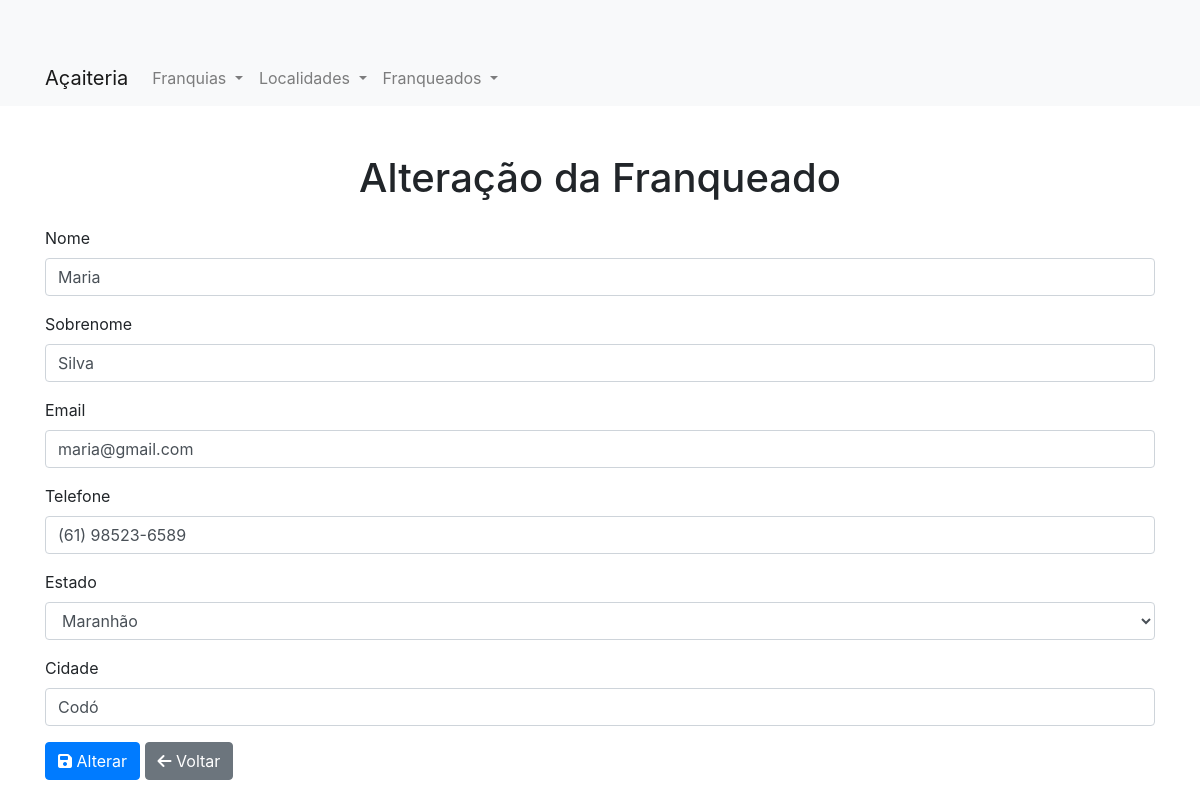
Page /alteraFranqueado.php?id=2 on the committed database.
### tables this page shows
CREATE TABLE `franqueado` (
  `idFranqueado` int(11) NOT NULL,
  `nome` varchar(45) DEFAULT NULL,
  `sobrenome` varchar(45) DEFAULT NULL,
  `email` varchar(45) DEFAULT NULL,
  `fone` varchar(45) DEFAULT NULL,
  `estado` varchar(45) DEFAULT NULL,
  `cidade` varchar(45) DEFAULT NULL
);

### Conexao.php (called while the page is built, shortened)
<?php
class Conexao {
    private static $instance;
    public static function getInstance() {
        if (!isset(self::$instance)) {
            try {
                self::$instance = new PDO('mysql:host=localhost;dbname=amordeacai', 'root', '');
                self::$instance->setAttribute(PDO::ATTR_ERRMODE, PDO::ERRMODE_EXCEPTION);
                self::$instance->setAttribute(PDO::ATTR_DEFAULT_FETCH_MODE, PDO::FETCH_OBJ);
            } catch (PDOException $e) {
                die('Erro na conexão: ' . $e->getMessage());
            }
        }
        return self::$instance;
    }
}

### FranqueadoCRUD.php (called while the page is built, shortened)
<?php
include_once "Conexao.php";
class FranqueadoCRUD {
    public function read($idFranqueado) {
        $sql = 'SELECT * FROM franqueado WHERE idFranqueado = :idFranqueado';
        $stmt = Conexao::getInstance()->prepare($sql);
        $stmt->bindValue(':idFranqueado', $idFranqueado, PDO::PARAM_INT);
        $stmt->execute();
        $franqueado = $stmt->fetch(PDO::FETCH_ASSOC);
        if ($franqueado) {
            $objFranqueado = new Franqueado();
            $objFranqueado->setIdFranqueado($franqueado['idFranqueado']);
            $objFranqueado->setNome($franqueado['nome']);
            $objFranqueado->setSobrenome($franqueado['sobrenome']);
            $objFranqueado->setEmail($franqueado['email']);
            $objFranqueado->setFone($franqueado['fone']);
            $objFranqueado->setEstado($franqueado['estado']);
            $objFranqueado->setCidade($franqueado['cidade']);
            return $objFranqueado;
        } else {
            return false;
        }
    }
}
?>

### FranqueadoClasse.php (called while the page is built, shortened)
<?php
class Franqueado {
    private $nome;
    private $sobrenome;
    private $email;
    private $fone;
    private $estado;
    private $cidade;
    public function __construct($idFranqueado = null, $nome = null, $sobrenome = null, $email = null, $fone = null, $estado = null, $cidade = null) {
        $this->nome = $nome;
        $this->sobrenome = $sobrenome;
        $this->email = $email;
        $this->fone = $fone;
        $this->estado = $estado;
        $this->cidade = $cidade;
    }
    public function getNome() {
        return $this->nome;
    }
    public function setNome($nome) {
        $this->nome = $nome;
    }
    public function getSobrenome() {
        return $this->sobrenome;
    }
    public function setSobrenome($sobrenome) {
        $this->sobrenome = $sobrenome;
    }
    public function getEmail() {
        return $this->email;
    }
    public function setEmail($email) {
        $this->email = $email;
    }
    public function getFone() {
        return $this->fone;
    }
    public function setFone($fone) {
        $this->fone = $fone;
    }
    public function getEstado() {
        return $this->estado;
    }
    public function setEstado($estado) {
        $this->estado = $estado;
    }
    public function getCidade() {
        return $this->cidade;
    }
    public function setCidade($cidade) {
        $this->cidade = $cidade;
    }
}
?>

### alteraFranqueado.php (the view, shortened to what this page needs)
<?php
include_once "../server/Conexao.php";
include_once "../server/FranqueadoClasse.php";
include_once "../server/FranqueadoCRUD.php";
if (isset($_GET['id'])) {
    $franqueadoCRUD = new FranqueadoCRUD();
    $idFranqueado = $_GET['id'];
    $franqueado = $franqueadoCRUD->read($idFranqueado);
    if ($franqueado) {
        $nome = $franqueado->getNome();
        $sobrenome = $franqueado->getSobrenome();
        $email = $franqueado->getEmail();
        $fone = $franqueado->getFone();
        $estado = $franqueado->getEstado();
        $cidade = $franqueado->getCidade();
    } else {
        header("Location: listaFranqueado.php");
        exit();
    }
} else {
    header("Location: listaFranqueado.php");
    exit();
}
?>
<!DOCTYPE html>
<html lang="pt-BR">
<head>
    <link rel="stylesheet" href="https://stackpath.bootstrapcdn.com/bootstrap/4.5.2/css/bootstrap.min.css">
    <link rel="stylesheet" href="https://cdnjs.cloudflare.com/ajax/libs/font-awesome/6.5.2/css/all.min.css">
</head>
<body>
    <?php include_once '../_resources/menu.php'; ?>
    <div class="container mt-5">
        <h1 class="text-center mb-4">Alteração da Franqueado</h1>
        <form action="alteraFranqueado.php" method="POST" id="form-edicao-franqueado">
            <div class="form-group">
                <label for="nome">Nome</label>
                <input type="text" class="form-control" id="nome" name="nome" value="<?php echo $nome; ?>" required>
            </div>
            <div class="form-group">
                <label for="sobrenome">Sobrenome</label>
                <input type="text" class="form-control" id="sobrenome" name="sobrenome" value="<?php echo $sobrenome; ?>" required>
            </div>
            <div class="form-group">
                <label for="email">Email</label>
                <input type="email" class="form-control" id="email" name="email" value="<?php echo $email; ?>" required>
            </div>
            <div class="form-group">
                <label for="fone">Telefone</label>
                <input type="text" class="form-control" id="fone" name="fone" value="<?php echo $fone; ?>" required>
            </div>
            <div class="form-group">
                <label for="estado">Estado</label>
                <select class="form-control" id="estado" name="estado" required>
                    <option value="MA" <?php echo ($estado == "MA" ? 'selected="true" style="background-color:#b5ffb5"' : '' ) ?>>Maranhão</option>
                </select>
            </div>
            <div class="form-group">
                <label for="cidade">Cidade</label>
                <input type="text" class="form-control" id="cidade" name="cidade" value="<?php echo $cidade; ?>" required>
            </div>
            <button type="submit" class="btn btn-primary"><i class="fas fa-save"></i> Alterar</button>
            <a href="listaFranqueado.php" class="btn btn-secondary"><i class="fas fa-arrow-left"></i> Voltar</a>
        </form>
    </div>
</body>
</html>

### alteraFranqueado.php (style rules this page uses)
.container { margin-top: 50px; }

### rows in the picture
franqueado: nome "Maria", sobrenome "Silva", email "maria@gmail.com", fone "(61) 98523-6589", estado "Maranhão", cidade "Codó"
